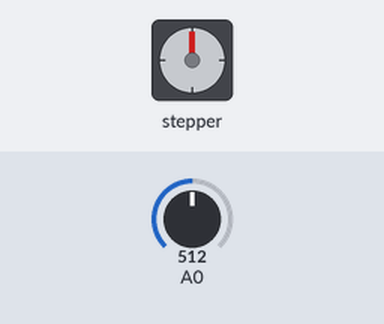
A sketch run on a simulated Arduino Uno, built with avr-gcc and run on an emulated ATmega328P. On the bench: stepper motor. Wiring (inferred from the names in the program): stepper motor driver (200 steps per turn assumed): step pin 2; direction pin 5; enable pin 8. The inputs (shaded band) are chosen by the test bench; at power-on: A0 = 512. What the sketch prints to the serial monitor is not drawn.

Above: at 1.2 s.
1.3 s: A0 set to 693
2.8 s: A0 set to 717
At 2.95 s:
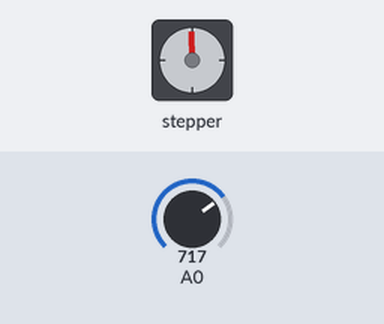
5.8 s: A0 set to 290
8.8 s: A0 set to 318
At 8.8 s:
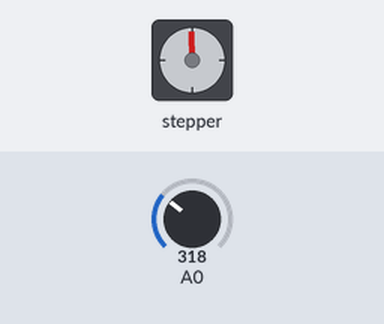
10.3 s: A0 set to 122
At 10.76 s:
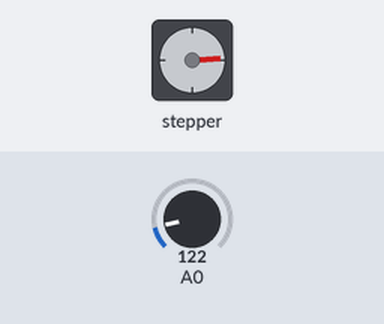
Timing chart, 0 to 17.3 s (numbered marks = the images above; inputs shaded):
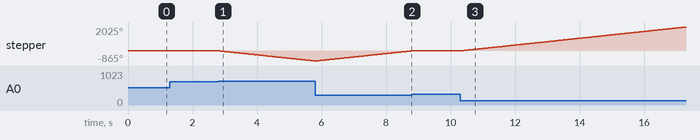

Measured:
- the behaviour switches between 699 and 700 on A0 (found by bisection; images 0 and 1)
- after the input at 2.8 s, stepper: keeps turning counter-clockwise at about 290°/s, starting at once
- after the input at 8.8 s, stepper: stops changing and stays -1°
- after the input at 10.3 s, stepper: keeps turning clockwise at about 290°/s, starting at once

The sketch:

Direction_sw_3status.ino
```cpp
// Control stepper speed from an Arduino UNO.
int en = 8 ;
int dirPinX = 5 ;
int stepPinX = 2 ;

#define STOP 0
#define CLOCKWISE 1
#define ANTI_CLOCKWISE 2

int dir_current_status = 0;
int dir_last_status = 0;
bool dirX = HIGH;

void setup() {
  // put your setup code here, to run once:
  Serial.begin(9600);
  pinMode(en, OUTPUT); // Enable
  pinMode(stepPinX, OUTPUT); // Step
  pinMode(dirPinX, OUTPUT); // Dir

  digitalWrite(en, LOW); // Set Enable low
  digitalWrite(dirPinX, dirX);
}


void loop() {
  // put your main code here, to run repeatedly:
//  Serial.println(analogRead(A0));
  dir_current_status = dirStatus();
  Serial.println(dir_current_status);
  if (dir_last_status != dir_current_status) {
    switch (dir_current_status) {
      case STOP:
//        Serial.println("STOP");
        break;
      case CLOCKWISE:
//        Serial.println("CLOCKWISE");
        digitalWrite(dirPinX, dirX);
        break;
      case ANTI_CLOCKWISE:
//        Serial.println("ANTI_CLOCKWISE");
        digitalWrite(dirPinX, !dirX);
        break;
    }
  }

  if (dir_current_status != STOP) {
    digitalWrite(stepPinX, HIGH);
    delay(1);
    digitalWrite(stepPinX, LOW);
    delay(5);
  }

  dir_last_status = dir_current_status;
}

int dirStatus() {
  int value = analogRead(A0);
  if (value < 300) {
    return CLOCKWISE;
  } else if (value < 700) {
    return STOP;
  } else {
    return ANTI_CLOCKWISE;
  }
}
```
